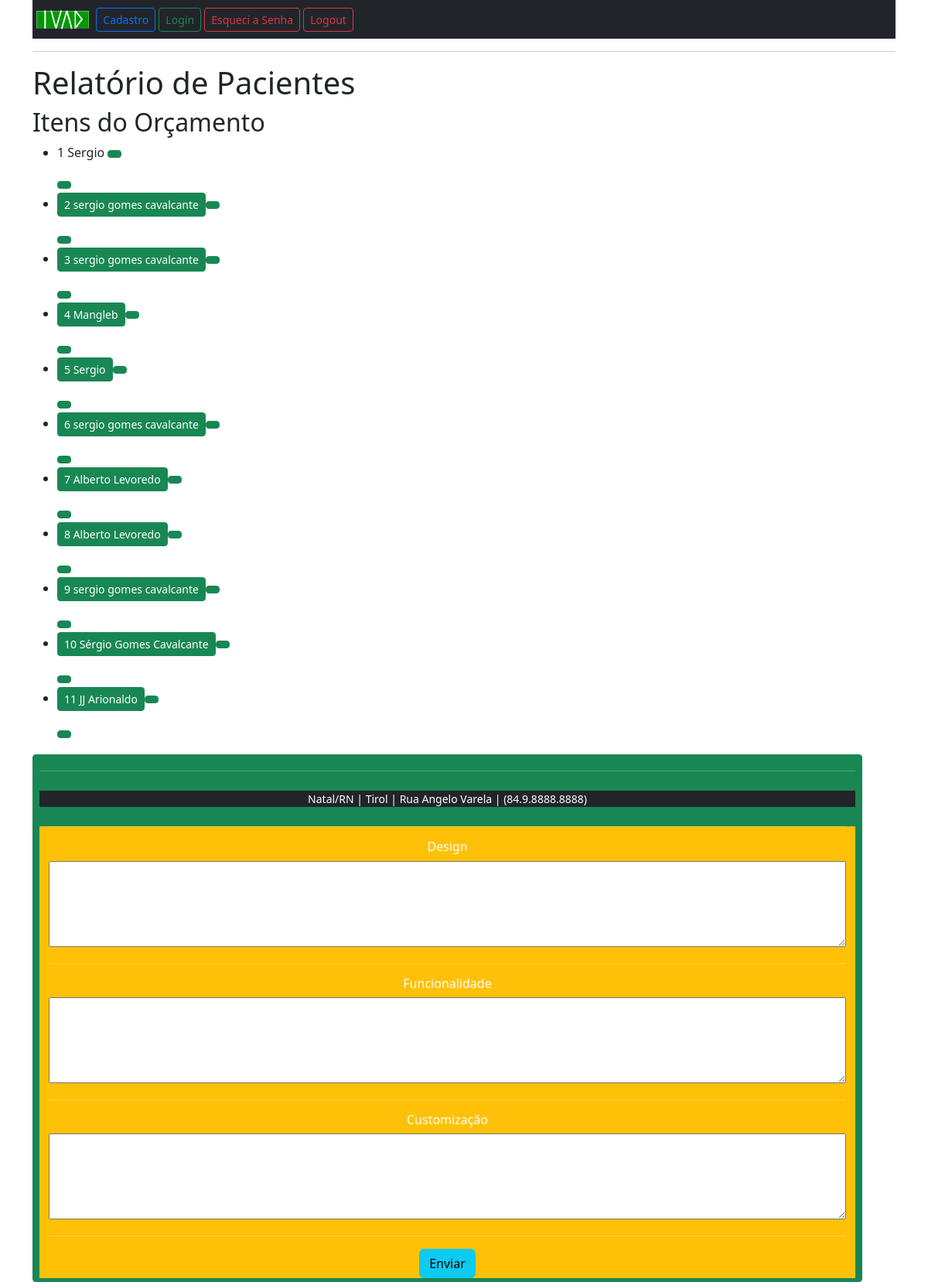
/todosospacientes/, run on the app's committed database.
### apps/CadastroUsuario/models.py (models this page shows, shortened)
class CadastroPacientes(models.Model):
    usuario = models.ForeignKey(User, on_delete=models.CASCADE)
    nome=models.CharField(
        max_length=120,
        null=False,
        blank=False,
        unique=True
    )
    cpf=models.CharField(
        max_length=20,
        null=False,
        blank=False,
        unique=True,
    )
    telefone=models.CharField(
        max_length=15,
        null=False,
        blank=False
    )
    email=models.EmailField(
        max_length=40,
        null=False,
        blank=False
    )
    data_nascimento=models.DateField(
        null=False,
        blank=False,
    )
    profissao=models.CharField(
        max_length=40,
        null=False,
        blank=False
    )
    cep = models.CharField(
        max_length=9,
        null=True,
        blank=True
    )
    estado = models.CharField(
        max_length=2,
        null=True,
        blank=True
    )
    cidade = models.CharField(
        max_length=20,
        null=True,
        blank=True
    )
    bairro = models.CharField(
        max_length=20,
        null=True,
        blank=True
    )
    rua = models.CharField(
        max_length=20,
        null=True,
        blank=True
    )
    numero = models.IntegerField(
        null=True,
        blank=True
    )
    complemento = models.TextField(
        max_length=400,
        null=True,
        blank=True
    )
    alergia = models.CharField(
        max_length=400,
        null=False,
        blank=False
    )
    doencas_conhecidas = models.CharField(
        max_length=400,
        null=False,
        blank=False
    )

### apps/Orcamentos/views.py (the view)
# urls.py: path('todosospacientes/', views.todosospacientes, name='todosospacientes'),
def todosospacientes(request):
    pacientes = CadastroPacientes.objects.all()
    return render(request, 'Orcamentos/todosospacientes.html', {'pacientes': pacientes})

### Templates/Orcamentos/todosospacientes.html (shortened to what this page needs)
{% extends "base.html" %}
{% block conteudo %}
</head>
<body>
    <h1>Relatório de Pacientes</h1>
    <h2>Itens do Orçamento</h2>
    <ul >
        {% for item in pacientes %}
            <li class="table table-striped table-hover ">
                {{ item.id }}
                {{ item.nome }}
                <a href="{% url 'criar_orcamento' item.nome %}" class="btn btn-success btn-sm">
            </li>
        {% endfor %}
    </ul>
</body>
</html>
{% endblock conteudo %}

### data on the page
CadastroPacientes: id "1", nome "Sergio"
CadastroPacientes: id "2", nome "sergio gomes cavalcante"
CadastroPacientes: id "3", nome "sergio gomes cavalcante"
CadastroPacientes: id "4", nome "Mangleb"
CadastroPacientes: id "5", nome "Sergio"
CadastroPacientes: id "6", nome "sergio gomes cavalcante"
CadastroPacientes: id "7", nome "Alberto Levoredo"
CadastroPacientes: id "8", nome "Alberto Levoredo"
CadastroPacientes: id "9", nome "sergio gomes cavalcante"
CadastroPacientes: id "10", nome "Sérgio Gomes Cavalcante"
CadastroPacientes: id "11", nome "JJ Arionaldo"
